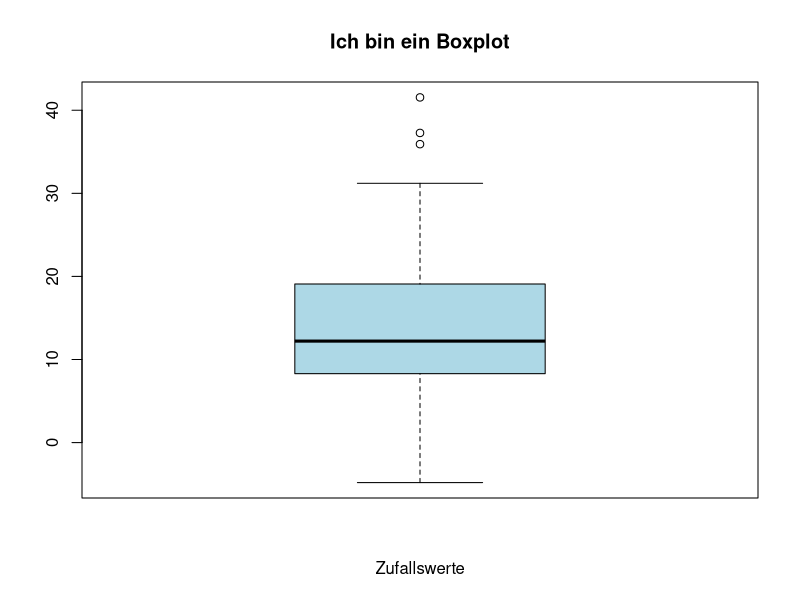
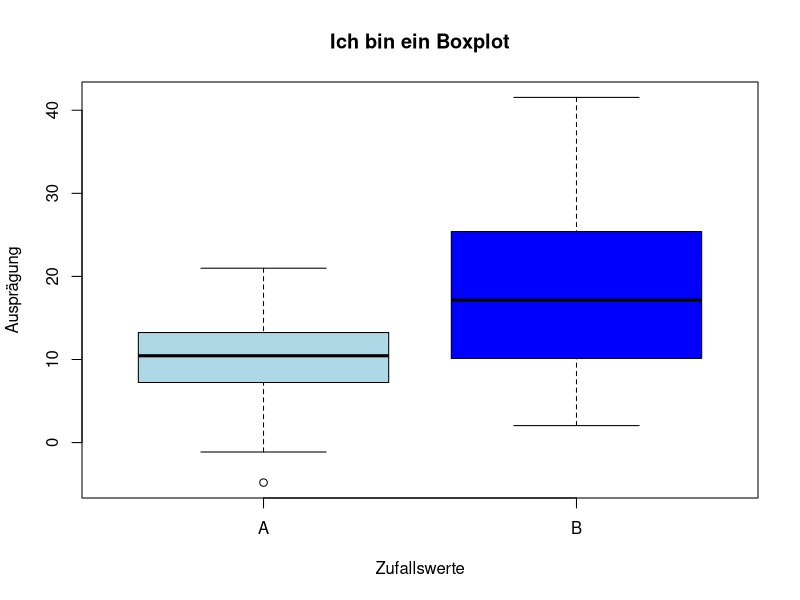
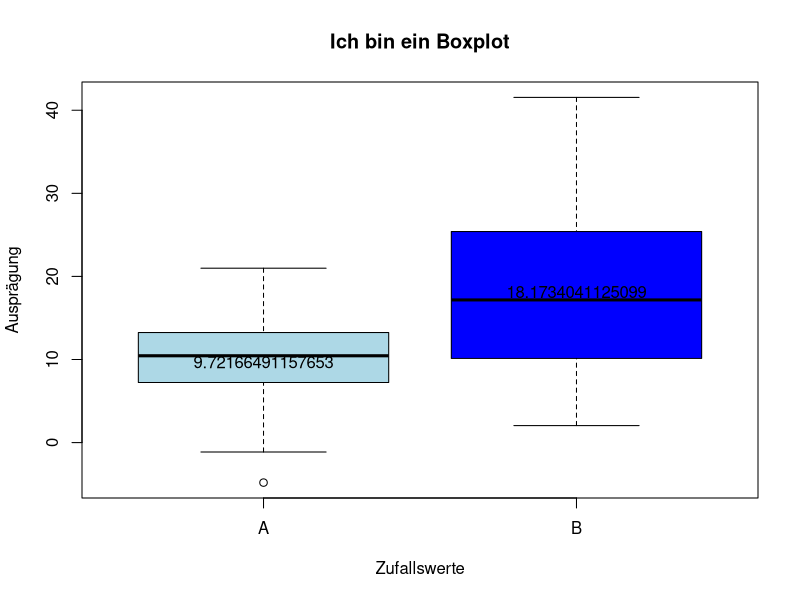

These figures' R source, in order: (Note: this script raises an error after producing the figures.)
## ---- chunk 1
data <- data.frame(
  name=c( rep("A",50), rep("B",50)),
  value=c( rnorm(50, 12, 6), rnorm(50, 19, 10))
)
View(data)
## ---- chunk 2
boxplot(data$value,                    # Daten
        main = "Ich bin ein Boxplot",  # Überschrift
        xlab = "Zufallswerte",         # x-Achse
        col = "lightblue"              # Farbe
        )
## ---- chunk 3
boxplot(data$value ~ data$name,        # Daten aufteilen zwischen A und B
       main = "Ich bin ein Boxplot",   # Überschrift
        xlab = "Zufallswerte",         # x-Achse
        ylab = "Ausprägung",           # y-Achse
        col = c("lightblue", "blue")   # Farbe
        )
## ---- chunk 4
means <- aggregate(value ~  name, data, mean) # Mittelwerte errechnen
means
## ---- chunk 5
boxplot(data$value ~ data$name,        # Daten aufteilen zwischen A und B
       main = "Ich bin ein Boxplot",   # Überschrift
        xlab = "Zufallswerte",         # x-Achse
        ylab = "Ausprägung",           # y-Achse
        col = c("lightblue", "blue")   # Farbe

        )
text(1:2, means$value, labels = means$value) 
## ---- chunk 6
ggplot(data, aes(x = name, y = value)) + geom_boxplot()
## ---- chunk 7
ggplot(data, aes(x=name, #Teilen der Daten
                 y=value, #Metrische Var.
                 fill=name)) + #Teilen für die Legende
                geom_boxplot(
                             outlier.color="blue",#Ausreißer in Blau
                             outlier.shape=23, # Form
                             outlier.size=4) # Größe 
## ---- chunk 8
ggplot(data, aes(x=name, #Teilen der Daten
                 y=value, #Metrische Var.
                 fill=name)) + #Teilen für die Legende
                geom_boxplot(
                             outlier.color="blue",#Ausreißer in Blau
                             outlier.shape=23, # Form
                             outlier.size=4)+ # Größe 
                coord_flip() #Drehen
## ---- chunk 9
ggplot(data, aes(x=name, #Teilen der Daten
                 y=value, #Metrische Var.
                 fill=name)) + #Teilen für die Legende
                geom_boxplot(
                             outlier.color="blue",#Ausreißer in Blau
                             outlier.shape=23, # Form
                             outlier.size=4)+ # Größe 
                stat_summary(fun=mean, # Mittelwert
                             geom="point", #Punkt
                             shape=17, # Schwarze Dreiecke
                             size=4)  #Größe
## ---- chunk 10
ggplot(data, aes(x=name, #Teilen der Daten
                 y=value, #Metrische Var.
                 fill=name)) + #Teilen für die Legende
                stat_boxplot(
                             geom = "errorbar", #Wiskers
                             width = 0.2)  +   #Breite
                geom_boxplot()
## ---- chunk 11
means <- aggregate(value ~  name, data, mean)
means
## ---- chunk 12
library(ggplot2)

ggplot(data = data, aes(x=name, #Teilen der Daten
                 y=value, #Metrische Var.
                 fill=name)) + #Teilen für die Legende
                geom_boxplot()+ #Erstelle ein Boxplot
                stat_summary(fun=mean,  # Setze Mittelwert
                             colour="darkred", #Farbe
                             geom="point",  #Punkt
                             shape=18, # Form des Punktes
                             size=3) + #Größe
                geom_text(data = means, #Setze Text aus der "means"
                          aes(label = value, #Label
                              y = value+ 2.00)) #Ort + 2.0 Punkte
## ---- chunk 13
head(mtcars)
## ---- chunk 14
mtcars$cyl <- factor(mtcars$cyl)
mtcars$labels <- row.names(mtcars)
## ---- chunk 15
summary(mtcars)
## ---- chunk 16
library(ggplot2)
library(xtable)
## ---- chunk 17
p <- ggplot(data = mtcars, aes(x = cyl, y = mpg, fill = cyl))
p <- p + geom_boxplot() + 
  ggtitle("Car Milage Data") + 
  labs(x = "Number of Cylinders", y = "Miles Per Gallon") + 
  scale_fill_discrete(name = "Cylinders")
p
## ---- chunk 18
add.outlier <- function(p,labvar = as.character(p$mapping$y)){
  df <- data.frame(y = with(p$data,eval(p$mapping$y)),
                   x = with(p$data,eval(p$mapping$x)))
  
  df.l <- split(df,df$x)
  
  mm <- Reduce(rbind, lapply(df.l,FUN = function(df){
    data.frame(y = df$y[df$y <= (quantile(df$y)[2] - 1.5 * IQR(df$y)) | df$y >= (quantile(df$y)[4] + 1.5 * IQR(df$y))],
               x = df$x[df$y <= (quantile(df$y)[2] - 1.5 * IQR(df$y)) | df$y >= (quantile(df$y)[4] + 1.5 * IQR(df$y))]
    )})
  )
  
  
  mm$x <- factor(mm$x,levels=sort(as.numeric(as.character(unique(p$data[,as.character(p$mapping$x)])))),
                 labels = levels(p$data[,as.character(p$mapping$x)])
  )
  
  names(mm) <- c(as.character(p$mapping$y),as.character(p$mapping$x))
  mm <- merge(p$data[,c(names(mm),labvar)],mm)
  
  p + geom_text(data=mm,
                aes_string(label=labvar),
                vjust = -0.5)
}
## ---- chunk 19
add.outlier(p)
